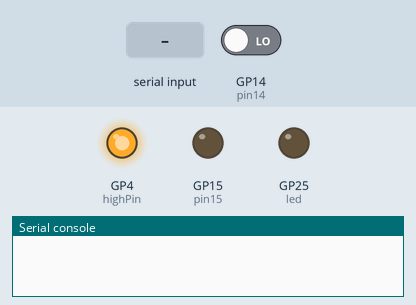
This program was run on a simulated Raspberry Pi Pico running MicroPython. Parts: output pins drawn as LEDs (lit = HIGH), the last lines printed to the serial console. The inputs (shaded band) are chosen by the test bench; at power-on: GP14 (pin14) LOW. WiFi joins after 1.5 s; no MQTT or app messages arrive unless stated; the interpreter's speed is modelled, so counts of loop turns are approximate.

Above: at 0.1 s.
At 0.6 s:
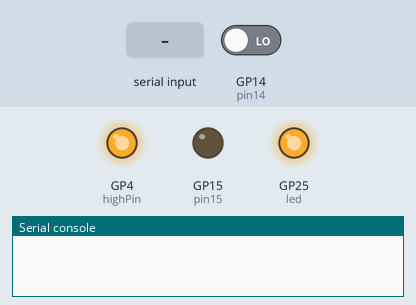
At 2.8 s:
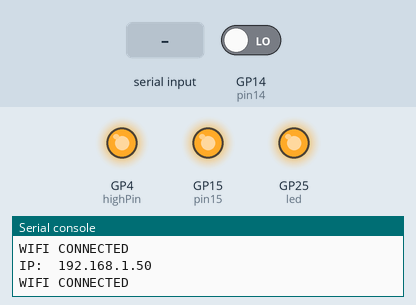
2.9 s: "90\n" received over the second serial link
Timing chart, 0 to 5.9 s (numbered marks = the images above; inputs shaded):
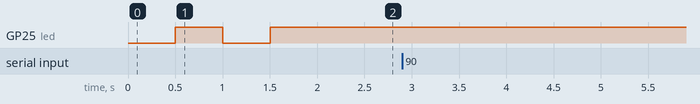

The program:

main.py
```python
# HAN-port reader for Swedish power meters for Raspberry Pi Pico
# avionics@skyracer.net
#
# 0.1 - First version
# 0.2 - Object oriented the message handling
# 0.3 - Added a physical jumper and enabled internal watchdog

import network
import time
import gc
import json
import machine
import config
from machine import UART, Pin, WDT
from umqtt.simple import MQTTClient

# Starting the UART
uart = UART(1, baudrate=115200, invert=UART.INV_RX, rx=Pin(5), timeout=11000)

# Defining the LED
led = machine.Pin("LED", machine.Pin.OUT)
led.off()

# Defining the pins
pin14 = Pin("GP14", Pin.IN)
pin15 = Pin("GP15", Pin.OUT)

# Set pin 15 to provide the power to the jumper
pin15.on()

# Defining the network
network.hostname(config.MyHostName)
wlan = network.WLAN(network.STA_IF)
wlan.active(True)
wlan.connect(config.SSID, config.PSK)
led.off()

# Defining the variables
StringArray = [''] * 50
fail_decode = True
s = ""
tajm = ""
date = ""
date_old = ""
i = 0
j = 0
k = 0
last = 0
WatchDogIsAlive = False
MQTTmessageArray = [
                    'date',
					'a_meter_u',
					'a_meter_i',
					'r_meter_u',
					'r_meter_i',
					'a_effekt_u',
					'a_effekt_u',
					'r_effekt_u',
					'r_effekt_i',
					'a_effekt_l1_u',
					'a_effekt_l2_u',
					'a_effekt_l3_u',
					'a_effekt_l1_i',
					'a_effekt_l2_i',
					'a_effekt_l3_i',
					'r_effekt_l1_u',
					'r_effekt_l2_u',
					'r_effekt_l3_u',
					'r_effekt_l1_i',
					'r_effekt_l2_i',
					'r_effekt_l3_i',
					'r_effekt_l1_u',
					'r_effekt_l2_u',
					'r_effekt_l3_u',
					'volt_l1',
					'volt_l2',
					'volt_l3',
					'amp_l1',
					'amp_l2',
					'amp_l3']

identifierArray = 	[
					'0-0:1.0.0',
					'1-0:1.8.0',
					'1-0:2.8.0',
					'1-0:3.8.0',
					'1-0:4.8.0',
					'1-0:1.7.0',
					'1-0:2.7.0',
					'1-0:3.7.0',
					'1-0:4.7.0',
					'1-0:21.7.0',
					'1-0:41.7.0',
					'1-0:61.7.0',
					'1-0:22.7.0',
					'1-0:42.7.0',
					'1-0:62.7.0',
					'1-0:23.7.0',
					'1-0:43.7.0',
					'1-0:63.7.0',
					'1-0:24.7.0',
					'1-0:44.7.0',
					'1-0:64.7.0',
					'1-0:23.7.0',
					'1-0:43.7.0',
					'1-0:63.7.0',
					'1-0:32.7.0',
					'1-0:52.7.0',
					'1-0:72.7.0',
					'1-0:31.7.0',
					'1-0:51.7.0',
					'1-0:71.7.0'
					]

# Connect to the network
waitcount = 0
while wlan.status() != 3:
   waitcount+=1
   time.sleep(0.5)
   led.toggle()
   if waitcount > 120:
      led.off()
      machine.reset()

# Yay! Led on when connected to wlan
led.on()
print("WIFI CONNECTED")

# Defining the MQTT
mqc = MQTTClient(config.MQTTTopic, config.MQTTHost, 1883, config.MQTTUser, config.MQTTPass)

# Connect to MQTT
try:
    mqc.connect()
except:
    print("MQTT NO JOY, rebooting")
    time.sleep(2)
    machine.soft_reset()

# Check if the watchdog shall be enabled:
# Jumper between pin 14 and 15 = enable watchdog (pin 15 is already set high)
# Jumper between pin 14 and GND = disable watchdog
if pin14() and not WatchDogIsAlive:
    # Pin14 is high, the jumper is set and the watchdog shall be enabled
    wdt = WDT(timeout=2000)             # Enabling the built in watchdog
    wdt.feed()                          # Feeding the watchdog
    WatchDogIsAlive = True              # Setting the watchdog flag
    print("The watchdog is alive!")

# The main loop: here we go!
while True:

	# Note: the UART buffert size of the RP2040/RP2350 is only 256 characters. Since
	# the baudrate is so high, the buffert is filled very quickly. In order to mitigate
	# this shortcoming, the information in the UART is transferred to an array in a
	# while loop as quickliy as possible. Once all of the information in the buffert
	# is obatined it can be sorted out later. The interval between the messages from
	# the HAN-port is sent every 10 seconds, there are plenty of time after the message
	# is placed in the array.

    if WatchDogIsAlive:
        wdt.feed()		    # Feeding the watchdog

	# Reading UART
    while uart.any() > 2:
		# Knock knock ... there is something in the UART buffer
        StringArray[i] = uart.readline()	# Transfer a line to the array
        i = i + 1							# Tick up the array counter
        last = time.ticks_ms()				# Saving the latest time stamp

	# Getting the
    now = time.ticks_ms()

    # Checking how much time has passed since the last time the UART was read
    if i > 0 and (now > (last + 500)) :
    # I has passed more than 500 ms since the latest line in the UART was read.
        # Therefore, it can be presumed that the message from the HAN-port is complete.

        j = 0   							# Resetting the read out array counter

        # Reading thorugh the array
        while not j > i:
            # We have not yet got to the end of the array

            #print(StringArray[j])
            #print('i: ' + str(i) + ' , j: ' + str(j))

            fail_decode = True				# Resetting the fail flag

            # Decoding UART string from bytes to something readable
            try:
                # Sometimes this will fail (pls dont ask me why), hence the safeguarding with a try
                s = StringArray[j].decode("utf-8")
                # Sucess, reseting the fail detection
                fail_decode = False

            except:
                # You see, thank goodness I was using a try
                print(tajm + ': Except was done when decoding!')

            # If the decoding was successful, lets disect the string (the fun part)
            if not fail_decode:

                # Setting up the basics in order to complie and send the MQTT-message later
                prefix = """{"hanport_a": {"""
                suffix = "}}"
                message = ""
                value = ""

				# The message is consisting of three parts: identifier, the content and the end
				# Example in this case: '0-0:1.0.0(231117132609W)'
				# Identifier: 	'0-0:1.0.0('
				# Content:		'231117132609'
				# The end: 		'W)'

                value = ''
                k = 0							# Reset of array counter
                while k < len(identifierArray) and value == '':
                    # Doing this until we run out of array or a value is found
                    if s[0:len(identifierArray[k])] == identifierArray[k]:
                        # The identifier in the string matches an identifier in the array, we found the message
                        message = MQTTmessageArray[k]		# Saving the message string to send it later
                        if s.find('*') > 0:
                            # Messages with '*' is measurements. Cropping away the identifier and the end
                            value = s[(len(identifierArray[k]) + 1):(s.find('*'))]
                        elif s.find('W') > 0:
                            # Messages with 'W' is the date stamp. Cropping away the identifier and the end
                            value = s[(len(identifierArray[k]) + 1):(s.find('W'))]
                            date = s[10:16]                 # Saving the date for a later time
                            tajm = s[16:22]                 # Saving the time for a later date
                    k = k + 1								# Notching up the array counter

                # In case the string contains a decimal point (.), make it a float
                # and then back to a string to get the format corrected. Otherwise
                # HomeAssistant will fail. Probably there is a better way to do it,
				# but I havent found it yet. Pls let me know.
                if value.find(".") > 0:
					# A decimal point is found, lets make it a float
                    f = float(value)			# Make the string a float
                    value = str(f)				# Make the string great again! God bless America!

                # Ok, time to compile the message
                payload = prefix + '"' + message + '"' + ': ' + value + suffix

                # Seding the message
                try:
                    # Using try in case the broker is broken
                    mqc.publish(config.MQTTTopic,payload)

                except:
                    print(tajm + ': Except done when publish!')

            # Rebooting at midnight, just for good measure. One never knows ...
            if (date != date_old) and (date_old != ""):
                # A new date is detected
                print(tajm + ": Finnaly, a new day. Lets reboot before we screw things up!")
                machine.soft_reset()

            # Setting variables in order to detect flank
            date_old = date

            # Going out with the garbage
            gc.collect()

            # Flipping the LED, just for fun
            led.toggle()

            j = j + 1               		# Notching up the read out array counter

        i = 0   							# Resetting the read in array counter
```

config.py
```python
SSID = 'WIFI-NAME'
PSK = 'WIFI-PASSWORD'
MQTTHost = 'IP-ADDRESS-TO-MQTTBroker'
MQTTTopic = 'COME-UP-WITH-A-MQTT-TOPIC-HERE'
MyHostName = 'COME-UP-WITH-A-HOSTNAME-NAME-HERE'
MQTTUser = 'CREATE-USER-IN-HOME-ASSISTANT'
MQTTPass = 'WRITE-USER-PASSWORD-HERE'
```

boot.py
```python
import network
import webrepl
import time
import gc
import machine
import config
from machine import UART
from machine import Pin
from umqtt.simple import MQTTClient

led = machine.Pin("LED", machine.Pin.OUT)
led.on()

highPin = Pin(4, machine.Pin.OUT)
highPin.on()                                       # Set pin high to feed pin 5 with power

network.hostname(config.MyHostName)
wlan = network.WLAN(network.STA_IF)
wlan.active(True)
wlan.connect(config.SSID, config.PSK)
#wlan.ifconfig(('192.168.2.2', '255.255.255.0', '192.168.2.1', '8.8.8.8')) # Static IP
led.off()

waitcount = 0
while wlan.status() != 3:
   waitcount+=1
   time.sleep(0.5)
   led.toggle()
   if waitcount > 120:
      led.off()
      machine.reset()

#led on when connected to wlan
led.on()
print("WIFI CONNECTED")
print("IP: ", wlan.ifconfig()[0])
webrepl.start()
```
